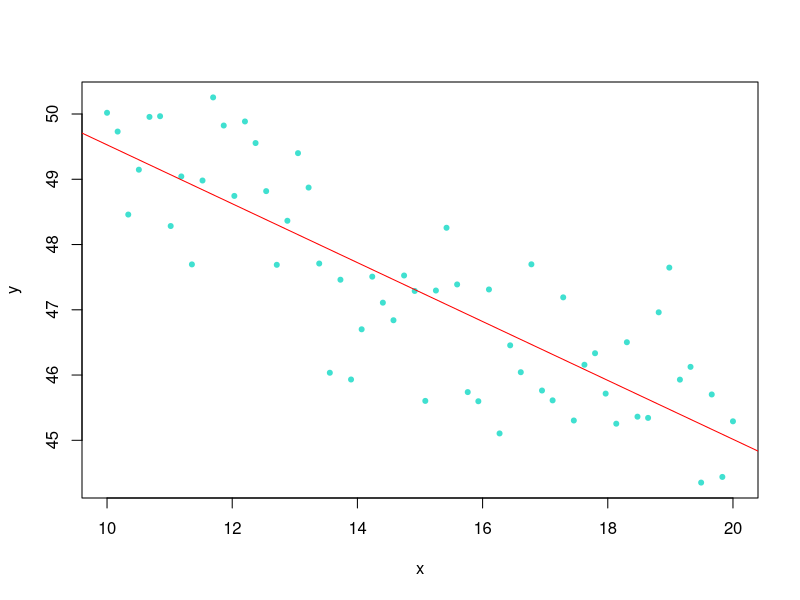
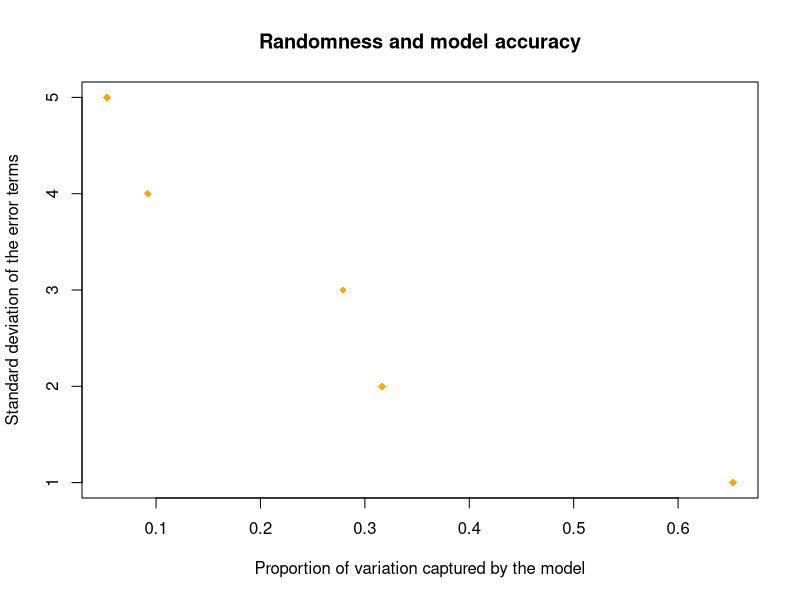

These figures' R source, in order:
"
11/05/22

Welcome to MUDSS' Tutorial about the R programming language!

Below are some challenges for you to complete, which will give you a flavour of what R is all about. 

Your aim is to provide some heuristics about how well we can detect a linear pattern from data at different error variances.

You will simulate data using a linear equation, then fit a model to your simulation, and evaluate the model.

We will see how the results vary for sigma = 1, 2, 3, 4, 5.

Imagine that each observation corresponds to one day, and: 
Y = average # of minutes that customers spend in a café in Manchester.
X = temperature in celsius.

"

"
Challenge 0:
Clear your environment.
"
rm(list=ls())

"
Challenge 1: 
Type in ?set.seed
This will present you with information about the set.seed() function, which we will soon invoke.
Note that you can precede any function with a '?' to learn about it.
"
?set.seed

"
Challenge 2: 
Set a seed of 10 for subsequent randomizations.
"
set.seed(10)

"
Challenge 3:
Create a vector x containing n=60 values evenly spaced between 10 and 20 (inclusive).
"
x <- seq(from=10, to=20, length.out=60)

"
Challenge 4:
Create a vector e containing n=60 values randomly sampled from an N(0,1) distribution.
"
e <- rnorm(n=60, mean=0, sd=1)

"
Challenge 5:
Create a vector y, whose i'th entry is 55 - 0.5x_i + e_i.
"
y <- 55 - 0.5*x + e

"
Challenge 6:
Fit the model Y = a + bX. Assign to variable 'model'.
"
model <- lm(y~x)

"
Challenge 7:
Plot y against x.
"
plot(x,y, pch=20, col= "turquoise")

"
Challenge 8:
Superimpose your line of best fit on the plot.
"
a <- model$coefficients[1]
b <- model$coefficients[2]
abline(a=a, b=b, col="red")
#abline(a=55, b=-0.5, col="green") if we want to compare our estimate with the true relationship.

"
Challenge 9:
Create a function that takes as input sigma (= the error variance), then:
> Creates a vector x of n values evenly spaced between 10 and 20 inclusive.
> Creates a vector e of n values randomly sampled from the N(0,3) distribution.
> Creates a vector y, whose i'th entry is 55 - 0.5x_i + e_i.
> Fits a model y = a + bx.
> Returns R^2, the coefficient of determination from the model fit.
"
fit_for_sigma <- function(sigma){
  x <- seq(from=10, to=20, length.out=60)
  e <- rnorm(n=60, mean=0, sd=sigma)
  y <- 55 - 0.5*x + e
  model <- lm(y~x)
  R2 <- summary(model)$r.squared
  return(R2)
}

"
Challenge 10:
Create a for-loop, and iterate through values sigma= 1,2,3,4, and 5 in your function.
Add the resulting R^2 values to a list.
"
R_sqds <- list()
for (sigma in 1:5){
  R2 <- fit_for_sigma(sigma)
  R_sqds <- append(R_sqds,R2)
}

"
Challenge 11:
Plot the coefficient of determination against the values of sigma. 
"
plot(x=R_sqds, y=1:5, xlab="Proportion of variation captured by the model"
     , ylab="Standard deviation of the error terms"
     , main="Randomness and model accuracy"
     , col="orange"
     , pch=18)

"
Challenge 12:
Describe what you see. Is there a general lesson we can learn here about model-fitting?
"